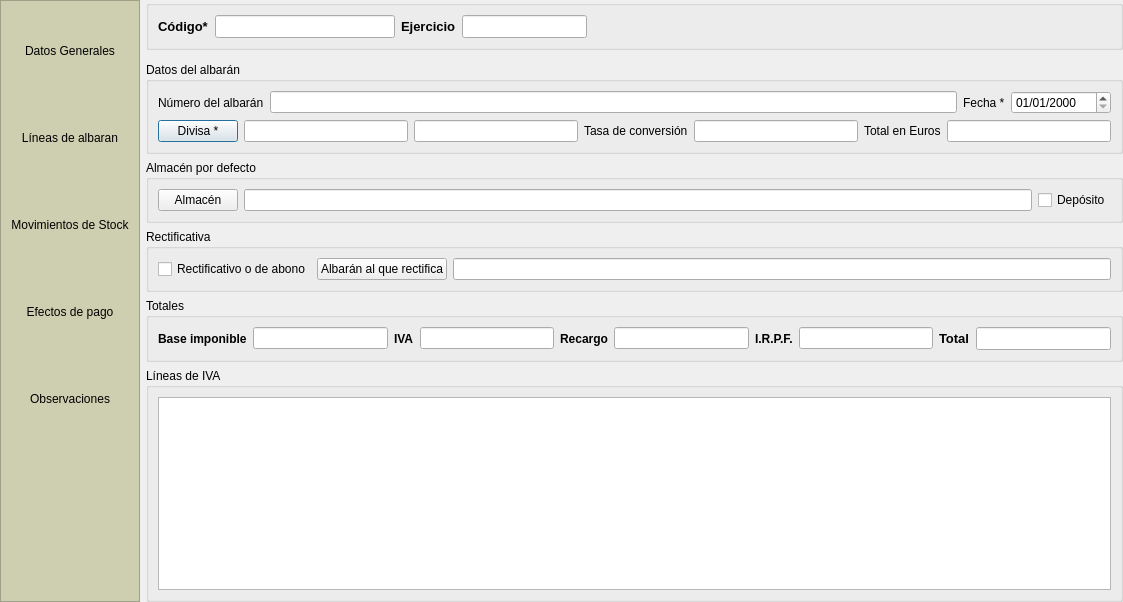
<?xml version="1.0" encoding="UTF-8"?>
<ui version="4.0">
 <class>frmalbaranesprov</class>
 <widget class="QDialog" name="frmalbaranesprov">
  <property name="geometry">
   <rect>
    <x>0</x>
    <y>0</y>
    <width>1123</width>
    <height>602</height>
   </rect>
  </property>
  <property name="windowTitle">
   <string>Albaranes recibidos</string>
  </property>
  <property name="windowIcon">
   <iconset>
    <normaloff>:/aplicacion/images/alephLogoIcon.ico</normaloff>:/aplicacion/images/alephLogoIcon.ico</iconset>
  </property>
  <property name="tableName" stdset="0">
   <string>albaranesprov</string>
  </property>
  <layout class="QGridLayout" name="gridLayout_4">
   <property name="margin">
    <number>0</number>
   </property>
   <item row="0" column="0" rowspan="2">
    <widget class="QFrame" name="frameButtons">
     <property name="sizePolicy">
      <sizepolicy hsizetype="Preferred" vsizetype="Expanding">
       <horstretch>0</horstretch>
       <verstretch>0</verstretch>
      </sizepolicy>
     </property>
     <property name="minimumSize">
      <size>
       <width>140</width>
       <height>450</height>
      </size>
     </property>
     <property name="maximumSize">
      <size>
       <width>135</width>
       <height>16777215</height>
      </size>
     </property>
     <property name="styleSheet">
      <string notr="true">background: #CECFB0</string>
     </property>
     <property name="frameShape">
      <enum>QFrame::StyledPanel</enum>
     </property>
     <property name="frameShadow">
      <enum>QFrame::Raised</enum>
     </property>
     <layout class="QVBoxLayout" name="verticalLayout">
      <item>
       <widget class="QToolButton" name="tbDatos">
        <property name="sizePolicy">
         <sizepolicy hsizetype="Preferred" vsizetype="Fixed">
          <horstretch>0</horstretch>
          <verstretch>0</verstretch>
         </sizepolicy>
        </property>
        <property name="minimumSize">
         <size>
          <width>120</width>
          <height>81</height>
         </size>
        </property>
        <property name="maximumSize">
         <size>
          <width>111</width>
          <height>81</height>
         </size>
        </property>
        <property name="focusPolicy">
         <enum>Qt::NoFocus</enum>
        </property>
        <property name="toolTip">
         <string>Presenta la información general de este albaran.</string>
        </property>
        <property name="statusTip">
         <string>Presenta la información general de este albaran.</string>
        </property>
        <property name="whatsThis">
         <string>Presenta la información general de este albaran.</string>
        </property>
        <property name="text">
         <string>Datos Generales</string>
        </property>
        <property name="icon">
         <iconset resource="../var/home/david/src/alepherp/trunk/src/modules/es.alephsistemas.gestion.common/modules.qrc">
          <normaloff>:/images/commons/documentos.png</normaloff>:/images/commons/documentos.png</iconset>
        </property>
        <property name="iconSize">
         <size>
          <width>48</width>
          <height>48</height>
         </size>
        </property>
        <property name="checkable">
         <bool>true</bool>
        </property>
        <property name="autoExclusive">
         <bool>true</bool>
        </property>
        <property name="toolButtonStyle">
         <enum>Qt::ToolButtonTextUnderIcon</enum>
        </property>
        <property name="autoRaise">
         <bool>true</bool>
        </property>
       </widget>
      </item>
      <item>
       <widget class="QToolButton" name="tbLineas">
        <property name="sizePolicy">
         <sizepolicy hsizetype="Preferred" vsizetype="Fixed">
          <horstretch>0</horstretch>
          <verstretch>0</verstretch>
         </sizepolicy>
        </property>
        <property name="minimumSize">
         <size>
          <width>120</width>
          <height>81</height>
         </size>
        </property>
        <property name="maximumSize">
         <size>
          <width>111</width>
          <height>81</height>
         </size>
        </property>
        <property name="focusPolicy">
         <enum>Qt::NoFocus</enum>
        </property>
        <property name="toolTip">
         <string>Permite editar las líneas de detalles del albaran.</string>
        </property>
        <property name="statusTip">
         <string>Permite editar las líneas de detalles del albaran.</string>
        </property>
        <property name="whatsThis">
         <string>Permite editar las líneas de detalles del albaran.</string>
        </property>
        <property name="text">
         <string>Líneas de albaran</string>
        </property>
        <property name="icon">
         <iconset resource="../var/home/david/src/alepherp/trunk/src/modules/es.alephsistemas.gestion.common/modules.qrc">
          <normaloff>:/images/commons/articulos.png</normaloff>:/images/commons/articulos.png</iconset>
        </property>
        <property name="iconSize">
         <size>
          <width>48</width>
          <height>48</height>
         </size>
        </property>
        <property name="checkable">
         <bool>true</bool>
        </property>
        <property name="autoExclusive">
         <bool>true</bool>
        </property>
        <property name="toolButtonStyle">
         <enum>Qt::ToolButtonTextUnderIcon</enum>
        </property>
        <property name="autoRaise">
         <bool>true</bool>
        </property>
       </widget>
      </item>
      <item>
       <widget class="QToolButton" name="tbStocks">
        <property name="minimumSize">
         <size>
          <width>120</width>
          <height>81</height>
         </size>
        </property>
        <property name="maximumSize">
         <size>
          <width>111</width>
          <height>81</height>
         </size>
        </property>
        <property name="text">
         <string>Movimientos de Stock</string>
        </property>
        <property name="icon">
         <iconset resource="../var/home/david/src/alepherp/trunk/src/modules/es.alephsistemas.gestion.common/modules.qrc">
          <normaloff>:/images/commons/stocks.png</normaloff>:/images/commons/stocks.png</iconset>
        </property>
        <property name="iconSize">
         <size>
          <width>48</width>
          <height>48</height>
         </size>
        </property>
        <property name="checkable">
         <bool>true</bool>
        </property>
        <property name="checked">
         <bool>false</bool>
        </property>
        <property name="autoExclusive">
         <bool>true</bool>
        </property>
        <property name="toolButtonStyle">
         <enum>Qt::ToolButtonTextUnderIcon</enum>
        </property>
        <property name="autoRaise">
         <bool>true</bool>
        </property>
       </widget>
      </item>
      <item>
       <widget class="QToolButton" name="tbEfectos">
        <property name="sizePolicy">
         <sizepolicy hsizetype="Preferred" vsizetype="Fixed">
          <horstretch>0</horstretch>
          <verstretch>0</verstretch>
         </sizepolicy>
        </property>
        <property name="minimumSize">
         <size>
          <width>0</width>
          <height>81</height>
         </size>
        </property>
        <property name="maximumSize">
         <size>
          <width>16777215</width>
          <height>81</height>
         </size>
        </property>
        <property name="focusPolicy">
         <enum>Qt::NoFocus</enum>
        </property>
        <property name="text">
         <string>Efectos de pago</string>
        </property>
        <property name="icon">
         <iconset resource="../var/home/david/src/alepherp/trunk/src/modules/es.alephsistemas.gestion.common/modules.qrc">
          <normaloff>:/images/commons/tesoreria.png</normaloff>:/images/commons/tesoreria.png</iconset>
        </property>
        <property name="iconSize">
         <size>
          <width>48</width>
          <height>48</height>
         </size>
        </property>
        <property name="checkable">
         <bool>true</bool>
        </property>
        <property name="autoExclusive">
         <bool>true</bool>
        </property>
        <property name="toolButtonStyle">
         <enum>Qt::ToolButtonTextUnderIcon</enum>
        </property>
        <property name="autoRaise">
         <bool>true</bool>
        </property>
       </widget>
      </item>
      <item>
       <widget class="QToolButton" name="tbObservaciones">
        <property name="sizePolicy">
         <sizepolicy hsizetype="Preferred" vsizetype="Fixed">
          <horstretch>0</horstretch>
          <verstretch>0</verstretch>
         </sizepolicy>
        </property>
        <property name="minimumSize">
         <size>
          <width>120</width>
          <height>81</height>
         </size>
        </property>
        <property name="maximumSize">
         <size>
          <width>111</width>
          <height>81</height>
         </size>
        </property>
        <property name="focusPolicy">
         <enum>Qt::NoFocus</enum>
        </property>
        <property name="toolTip">
         <string>Campo libre de observaciones.</string>
        </property>
        <property name="statusTip">
         <string>Campo libre de observaciones.</string>
        </property>
        <property name="whatsThis">
         <string>Campo libre de observaciones.</string>
        </property>
        <property name="text">
         <string>Observaciones</string>
        </property>
        <property name="icon">
         <iconset resource="../var/home/david/src/alepherp/trunk/src/modules/es.alephsistemas.gestion.common/modules.qrc">
          <normaloff>:/images/commons/estadisticas.png</normaloff>:/images/commons/estadisticas.png</iconset>
        </property>
        <property name="iconSize">
         <size>
          <width>48</width>
          <height>48</height>
         </size>
        </property>
        <property name="checkable">
         <bool>true</bool>
        </property>
        <property name="autoExclusive">
         <bool>true</bool>
        </property>
        <property name="toolButtonStyle">
         <enum>Qt::ToolButtonTextUnderIcon</enum>
        </property>
        <property name="autoRaise">
         <bool>true</bool>
        </property>
       </widget>
      </item>
      <item>
       <spacer name="verticalSpacer">
        <property name="orientation">
         <enum>Qt::Vertical</enum>
        </property>
        <property name="sizeHint" stdset="0">
         <size>
          <width>20</width>
          <height>20</height>
         </size>
        </property>
       </spacer>
      </item>
     </layout>
    </widget>
   </item>
   <item row="0" column="1">
    <widget class="QGroupBox" name="groupBox_14">
     <property name="title">
      <string/>
     </property>
     <layout class="QHBoxLayout" name="horizontalLayout">
      <item>
       <widget class="QLabel" name="label_2">
        <property name="sizePolicy">
         <sizepolicy hsizetype="Maximum" vsizetype="Preferred">
          <horstretch>0</horstretch>
          <verstretch>0</verstretch>
         </sizepolicy>
        </property>
        <property name="font">
         <font>
          <pointsize>10</pointsize>
          <weight>75</weight>
          <bold>true</bold>
         </font>
        </property>
        <property name="text">
         <string>Código*</string>
        </property>
        <property name="buddy">
         <cstring>db_codalbaran</cstring>
        </property>
       </widget>
      </item>
      <item>
       <widget class="DBLineEdit" name="db_codalbaran">
        <property name="sizePolicy">
         <sizepolicy hsizetype="Preferred" vsizetype="Fixed">
          <horstretch>0</horstretch>
          <verstretch>0</verstretch>
         </sizepolicy>
        </property>
        <property name="minimumSize">
         <size>
          <width>180</width>
          <height>0</height>
         </size>
        </property>
        <property name="maximumSize">
         <size>
          <width>200</width>
          <height>16777215</height>
         </size>
        </property>
        <property name="font">
         <font>
          <pointsize>10</pointsize>
         </font>
        </property>
        <property name="toolTip">
         <string>Código unico del albaran. El sistema propone un número, aunque usted puede cambiarlo. El número debe ser único.</string>
        </property>
        <property name="statusTip">
         <string>Código unico del albaran. El sistema propone un número, aunque usted puede cambiarlo. El número debe ser único.</string>
        </property>
        <property name="whatsThis">
         <string>Código unico del albaran. El sistema propone un número, aunque usted puede cambiarlo. El número debe ser único.</string>
        </property>
        <property name="readOnly">
         <bool>true</bool>
        </property>
        <property name="fieldName">
         <string>codalbaran</string>
        </property>
        <property name="dataEditable">
         <bool>true</bool>
        </property>
        <property name="showRecalculateCounterButton">
         <bool>true</bool>
        </property>
       </widget>
      </item>
      <item>
       <widget class="QLabel" name="label_3">
        <property name="sizePolicy">
         <sizepolicy hsizetype="Maximum" vsizetype="Preferred">
          <horstretch>0</horstretch>
          <verstretch>0</verstretch>
         </sizepolicy>
        </property>
        <property name="font">
         <font>
          <pointsize>10</pointsize>
          <weight>75</weight>
          <bold>true</bold>
         </font>
        </property>
        <property name="text">
         <string>Ejercicio</string>
        </property>
        <property name="buddy">
         <cstring>db_ejercicios_descripcion</cstring>
        </property>
       </widget>
      </item>
      <item>
       <widget class="DBLineEdit" name="db_ejercicios_descripcion">
        <property name="sizePolicy">
         <sizepolicy hsizetype="Preferred" vsizetype="Fixed">
          <horstretch>0</horstretch>
          <verstretch>0</verstretch>
         </sizepolicy>
        </property>
        <property name="maximumSize">
         <size>
          <width>150</width>
          <height>16777215</height>
         </size>
        </property>
        <property name="font">
         <font>
          <pointsize>10</pointsize>
         </font>
        </property>
        <property name="toolTip">
         <string>Código unico del tercero. El sistema propone un número, aunque usted puede cambiarlo. El número debe ser único.</string>
        </property>
        <property name="statusTip">
         <string>Código unico del tercero. El sistema propone un número, aunque usted puede cambiarlo. El número debe ser único.</string>
        </property>
        <property name="whatsThis">
         <string>Código unico del tercero. El sistema propone un número, aunque usted puede cambiarlo. El número debe ser único.</string>
        </property>
        <property name="readOnly">
         <bool>true</bool>
        </property>
        <property name="fieldName">
         <string>ejercicios.nombre</string>
        </property>
        <property name="dataEditable">
         <bool>false</bool>
        </property>
       </widget>
      </item>
      <item>
       <spacer name="horizontalSpacer_2">
        <property name="orientation">
         <enum>Qt::Horizontal</enum>
        </property>
        <property name="sizeHint" stdset="0">
         <size>
          <width>0</width>
          <height>0</height>
         </size>
        </property>
       </spacer>
      </item>
     </layout>
    </widget>
   </item>
   <item row="1" column="1">
    <widget class="QStackedWidget" name="swFichas">
     <property name="currentIndex">
      <number>0</number>
     </property>
     <widget class="QWidget" name="pageDatos">
      <layout class="QVBoxLayout" name="verticalLayout_3">
       <property name="margin">
        <number>0</number>
       </property>
       <item>
        <widget class="AERPScriptWidget" name="aswdatosgeneralestercero">
         <property name="focusPolicy">
          <enum>Qt::TabFocus</enum>
         </property>
         <property name="name">
          <string>datosgeneralestercero</string>
         </property>
            <property name="dataEditable">
             <bool>true</bool>
            </property>         
        </widget>
       </item>
       <item>
        <widget class="QGroupBox" name="groupBox_10">
         <property name="title">
          <string>Datos del albarán</string>
         </property>
         <layout class="QVBoxLayout" name="verticalLayout_11">
          <item>
           <layout class="QHBoxLayout" name="horizontalLayout_8">
            <item>
             <widget class="QLabel" name="label">
              <property name="text">
               <string>Número del albarán</string>
              </property>
              <property name="buddy">
               <cstring>db_numproveedor</cstring>
              </property>
             </widget>
            </item>
            <item>
             <widget class="DBLineEdit" name="db_numproveedor">
              <property name="fieldName">
               <string>numproveedor</string>
              </property>
              <property name="dataEditable">
               <bool>true</bool>
              </property>
             </widget>
            </item>
            <item>
             <widget class="QLabel" name="label_5">
              <property name="text">
               <string>Fecha *</string>
              </property>
              <property name="buddy">
               <cstring>db_fecha</cstring>
              </property>
             </widget>
            </item>
            <item>
             <widget class="DBDateTimeEdit" name="db_fecha">
              <property name="sizePolicy">
               <sizepolicy hsizetype="Preferred" vsizetype="Fixed">
                <horstretch>0</horstretch>
                <verstretch>0</verstretch>
               </sizepolicy>
              </property>
              <property name="minimumSize">
               <size>
                <width>100</width>
                <height>0</height>
               </size>
              </property>
              <property name="displayFormat">
               <string>dd/MM/yyyy</string>
              </property>
              <property name="fieldName">
               <string>fecha</string>
              </property>
              <property name="dataEditable">
               <bool>true</bool>
              </property>
             </widget>
            </item>
           </layout>
          </item>
          <item>
           <layout class="QHBoxLayout" name="horizontalLayout_6">
            <item>
             <widget class="DBChooseRecordButton" name="db_coddivisa">
              <property name="text">
               <string>Divisa *</string>
              </property>
              <property name="fieldName">
               <string>coddivisa</string>
              </property>
              <property name="dataEditable">
               <bool>true</bool>
              </property>
              <property name="replaceFields">
               <stringlist>
                <string>tasaconv;tasaconv</string>
               </stringlist>
              </property>
             </widget>
            </item>
            <item>
             <widget class="DBLineEdit" name="db_coddivisa_text">
              <property name="fieldName">
               <string>coddivisa</string>
              </property>
              <property name="dataEditable">
               <bool>true</bool>
              </property>
              <property name="autoCompletePopupSize">
               <size>
                <width>300</width>
                <height>200</height>
               </size>
              </property>
             </widget>
            </item>
            <item>
             <widget class="DBLineEdit" name="db_nombre_divisa">
              <property name="fieldName">
               <string>divisas.descripcion</string>
              </property>
             </widget>
            </item>
            <item>
             <widget class="QLabel" name="label_7">
              <property name="text">
               <string>Tasa de conversión</string>
              </property>
              <property name="buddy">
               <cstring>db_tasaconv</cstring>
              </property>
             </widget>
            </item>
            <item>
             <widget class="DBNumberEdit" name="db_tasaconv">
              <property name="fieldName">
               <string>tasaconv</string>
              </property>
              <property name="dataEditable">
               <bool>true</bool>
              </property>
             </widget>
            </item>
            <item>
             <widget class="QLabel" name="label_8">
              <property name="text">
               <string>Total en Euros</string>
              </property>
              <property name="buddy">
               <cstring>db_totaldivisaempresa</cstring>
              </property>
             </widget>
            </item>
            <item>
             <widget class="DBNumberEdit" name="db_totaldivisaempresa">
              <property name="fieldName">
               <string>totaldivisaempresa</string>
              </property>
             </widget>
            </item>
           </layout>
          </item>
         </layout>
        </widget>
       </item>
       <item>
        <widget class="QGroupBox" name="groupBox">
         <property name="title">
          <string>Almacén por defecto</string>
         </property>
         <layout class="QHBoxLayout" name="horizontalLayout_3">
          <item>
           <widget class="DBChooseRecordButton" name="db_idalmacen">
            <property name="text">
             <string>Almacén</string>
            </property>
            <property name="fieldName">
             <string>idalmacen</string>
            </property>
            <property name="dataEditable">
             <bool>true</bool>
            </property>
            <property name="replaceFields">
             <stringlist/>
            </property>
           </widget>
          </item>
          <item>
           <widget class="DBLineEdit" name="db_nombrealmacen">
            <property name="fieldName">
             <string>almacenes.father.nombre</string>
            </property>
            <property name="dataEditable">
             <bool>true</bool>
            </property>
            <property name="autoCompletePopupSize">
             <size>
              <width>-1</width>
              <height>-1</height>
             </size>
            </property>
           </widget>
          </item>
          <item>
           <widget class="DBCheckBox" name="db_deposito">
            <property name="text">
             <string>Depósito</string>
            </property>
            <property name="fieldName">
             <string>deposito</string>
            </property>
            <property name="dataEditable">
             <bool>true</bool>
            </property>
           </widget>
          </item>
         </layout>
        </widget>
       </item>
       <item>
        <widget class="QGroupBox" name="groupBox_11">
         <property name="title">
          <string>Rectificativa</string>
         </property>
         <layout class="QHBoxLayout" name="horizontalLayout_4">
          <item>
           <widget class="DBCheckBox" name="db_deabono">
            <property name="text">
             <string>Rectificativo o de abono</string>
            </property>
            <property name="fieldName">
             <string>deabono</string>
            </property>
            <property name="dataEditable">
             <bool>true</bool>
            </property>
           </widget>
          </item>
          <item>
           <widget class="DBChooseRecordButton" name="db_idalbaranrect">
            <property name="text">
             <string>Albarán al que rectifica</string>
            </property>
            <property name="fieldName">
             <string>idalbaranrect</string>
            </property>
            <property name="dataEditable">
             <bool>true</bool>
            </property>
           </widget>
          </item>
          <item>
           <widget class="DBLineEdit" name="db_codrect"/>
          </item>
         </layout>
        </widget>
       </item>
       <item>
        <widget class="QGroupBox" name="groupBox_6">
         <property name="title">
          <string>Totales</string>
         </property>
         <layout class="QHBoxLayout" name="horizontalLayout_2">
          <item>
           <widget class="QLabel" name="label_11">
            <property name="font">
             <font>
              <weight>75</weight>
              <bold>true</bold>
             </font>
            </property>
            <property name="text">
             <string>Base imponible</string>
            </property>
            <property name="buddy">
             <cstring>db_neto</cstring>
            </property>
           </widget>
          </item>
          <item>
           <widget class="DBNumberEdit" name="db_neto">
            <property name="fieldName">
             <string>neto</string>
            </property>
           </widget>
          </item>
          <item>
           <widget class="QLabel" name="label_13">
            <property name="font">
             <font>
              <weight>75</weight>
              <bold>true</bold>
             </font>
            </property>
            <property name="text">
             <string>IVA</string>
            </property>
            <property name="buddy">
             <cstring>db_totaliva</cstring>
            </property>
           </widget>
          </item>
          <item>
           <widget class="DBNumberEdit" name="db_totaliva">
            <property name="fieldName">
             <string>totaliva</string>
            </property>
           </widget>
          </item>
          <item>
           <widget class="QLabel" name="label_14">
            <property name="font">
             <font>
              <weight>75</weight>
              <bold>true</bold>
             </font>
            </property>
            <property name="text">
             <string>Recargo</string>
            </property>
            <property name="buddy">
             <cstring>db_totalrecargo</cstring>
            </property>
           </widget>
          </item>
          <item>
           <widget class="DBNumberEdit" name="db_totalrecargo">
            <property name="fieldName">
             <string>totalrecargo</string>
            </property>
           </widget>
          </item>
          <item>
           <widget class="QLabel" name="label_12">
            <property name="font">
             <font>
              <weight>75</weight>
              <bold>true</bold>
             </font>
            </property>
            <property name="text">
             <string>I.R.P.F.</string>
            </property>
            <property name="buddy">
             <cstring>db_totalirpf</cstring>
            </property>
           </widget>
          </item>
          <item>
           <widget class="DBNumberEdit" name="db_totalirpf">
            <property name="fieldName">
             <string>totalirpf</string>
            </property>
           </widget>
          </item>
          <item>
           <widget class="QLabel" name="label_15">
            <property name="font">
             <font>
              <pointsize>10</pointsize>
              <weight>75</weight>
              <bold>true</bold>
             </font>
            </property>
            <property name="text">
             <string>Total</string>
            </property>
            <property name="buddy">
             <cstring>db_total</cstring>
            </property>
           </widget>
          </item>
          <item>
           <widget class="DBNumberEdit" name="db_total">
            <property name="font">
             <font>
              <pointsize>10</pointsize>
              <weight>75</weight>
              <bold>true</bold>
             </font>
            </property>
            <property name="fieldName">
             <string>total</string>
            </property>
           </widget>
          </item>
         </layout>
        </widget>
       </item>
       <item>
        <widget class="QGroupBox" name="groupBox_7">
         <property name="title">
          <string>Líneas de IVA</string>
         </property>
         <layout class="QVBoxLayout" name="verticalLayout_2">
          <item>
           <widget class="DBTableView" name="frmalbaranesprov-lineasivaalbaranesprov">
            <property name="internalData">
             <bool>true</bool>
            </property>
            <property name="relationName">
             <string>lineasivaalbaranesprov</string>
            </property>
           </widget>
          </item>
         </layout>
        </widget>
       </item>
      </layout>
     </widget>
     <widget class="QWidget" name="pageLineas">
      <layout class="QVBoxLayout" name="verticalLayout_5">
       <property name="margin">
        <number>0</number>
       </property>
       <item>
        <widget class="QGroupBox" name="groupBox_5">
         <property name="title">
          <string>Artículos</string>
         </property>
         <layout class="QGridLayout" name="_2">
          <item row="0" column="0">
           <widget class="DBDetailView" name="db_lineasarticulosalbaranesprov">
            <property name="focusPolicy">
             <enum>Qt::StrongFocus</enum>
            </property>
            <property name="relationName">
             <string>lineasarticulosalbaranesprov</string>
            </property>
            <property name="dataEditable">
             <bool>true</bool>
            </property>
           </widget>
          </item>
         </layout>
        </widget>
       </item>
       <item>
        <widget class="QGroupBox" name="groupBox_9">
         <property name="title">
          <string>Servicios</string>
         </property>
         <layout class="QGridLayout" name="_3">
          <item row="0" column="0">
           <widget class="DBDetailView" name="db_lineasserviciosalbaranesprov">
            <property name="focusPolicy">
             <enum>Qt::StrongFocus</enum>
            </property>
            <property name="relationName">
             <string>lineasserviciosalbaranesprov</string>
            </property>
            <property name="dataEditable">
             <bool>true</bool>
            </property>
           </widget>
          </item>
         </layout>
        </widget>
       </item>
      </layout>
     </widget>
     <widget class="QWidget" name="pageStocks">
      <layout class="QVBoxLayout" name="verticalLayout_6">
       <property name="margin">
        <number>0</number>
       </property>
       <item>
        <widget class="QGroupBox" name="groupBox_2">
         <property name="title">
          <string>Movimientos de Stocks</string>
         </property>
         <layout class="QVBoxLayout" name="verticalLayout_7">
          <item>
           <widget class="QPushButton" name="pbGenerarStock">
            <property name="text">
             <string>Generar Movimientos de Stock</string>
            </property>
           </widget>
          </item>
          <item>
           <widget class="DBRelatedElementsView" name="dbRelatedElementsView">
            <property name="allowedMetadatas">
             <string>stocksmovimientos</string>
            </property>
            <property name="visibleButtons">
             <set>DBRelatedElementsView::View</set>
            </property>
           </widget>
          </item>
         </layout>
        </widget>
       </item>
      </layout>
     </widget>
     <widget class="QWidget" name="pageObservaciones">
      <layout class="QVBoxLayout" name="verticalLayout_4">
       <property name="margin">
        <number>0</number>
       </property>
       <item>
        <widget class="QGroupBox" name="groupBox_8">
         <property name="title">
          <string>Observaciones</string>
         </property>
         <layout class="QVBoxLayout" name="verticalLayout_9">
          <item>
           <widget class="DBRichTextEdit" name="db_observaciones">
            <property name="fieldName">
             <string>observaciones</string>
            </property>
            <property name="dataEditable">
             <bool>true</bool>
            </property>
           </widget>
          </item>
         </layout>
        </widget>
       </item>
      </layout>
     </widget>
     <widget class="QWidget" name="pageEfectos">
      <layout class="QVBoxLayout" name="verticalLayout_8">
       <property name="margin">
        <number>0</number>
       </property>
       <item>
        <widget class="QGroupBox" name="groupBox_4">
         <property name="title">
          <string>Efectos de pago</string>
         </property>
         <layout class="QGridLayout" name="gridLayout_3">
          <item row="0" column="1">
           <spacer name="horizontalSpacer_3">
            <property name="orientation">
             <enum>Qt::Horizontal</enum>
            </property>
            <property name="sizeHint" stdset="0">
             <size>
              <width>498</width>
              <height>20</height>
             </size>
            </property>
           </spacer>
          </item>
          <item row="0" column="2">
           <widget class="QPushButton" name="pbMarcarPagada">
            <property name="toolTip">
             <string>Marca esta factura como pagada, creando los efectos de pago correspondientes.</string>
            </property>
            <property name="statusTip">
             <string>Marca esta factura como pagada, creando los efectos de pago correspondientes.</string>
            </property>
            <property name="whatsThis">
             <string>Marca esta factura como pagada, creando los efectos de pago correspondientes.</string>
            </property>
            <property name="text">
             <string>Marcar como pagada</string>
            </property>
            <property name="icon">
             <iconset>
              <normaloff>:/aplicacion/images/ok.png</normaloff>:/aplicacion/images/ok.png</iconset>
            </property>
           </widget>
          </item>
          <item row="1" column="0" colspan="3">
           <widget class="DBRelatedElementsView" name="db_efectospago">
            <property name="allowedMetadatas">
             <string>efectospago</string>
            </property>
            <property name="categories">
             <string>Pagos,Albaranes</string>
            </property>
            <property name="dataEditable">
             <bool>true</bool>
            </property>
            <property name="visibleButtons">
             <set>DBRelatedElementsView::Delete|DBRelatedElementsView::Insert|DBRelatedElementsView::InsertExisting|DBRelatedElementsView::RemoveExisting|DBRelatedElementsView::Update|DBRelatedElementsView::View</set>
            </property>
            <property name="visibleFields">
             <string>codigo;estado;fecha;fechav;importe;importepagado</string>
            </property>
            <property name="askForCategories">
             <bool>false</bool>
            </property>
           </widget>
          </item>
         </layout>
        </widget>
       </item>
      </layout>
     </widget>
    </widget>
   </item>
  </layout>
 </widget>
 <customwidgets>
  <customwidget>
   <class>AERPScriptWidget</class>
   <extends>QWidget</extends>
   <header>scripts/perpscriptwidget.h</header>
  </customwidget>
  <customwidget>
   <class>DBCheckBox</class>
   <extends>QCheckBox</extends>
   <header>widgets/dbcheckbox.h</header>
  </customwidget>
  <customwidget>
   <class>DBChooseRecordButton</class>
   <extends>QPushButton</extends>
   <header>widgets/dbchooserecordbutton.h</header>
  </customwidget>
  <customwidget>
   <class>DBDateTimeEdit</class>
   <extends>QDateTimeEdit</extends>
   <header>widgets/dbdatetimeedit.h</header>
  </customwidget>
  <customwidget>
   <class>DBDetailView</class>
   <extends>QWidget</extends>
   <header>widgets/dbdetailview.h</header>
  </customwidget>
  <customwidget>
   <class>DBLineEdit</class>
   <extends>QLineEdit</extends>
   <header>widgets/dblineedit.h</header>
  </customwidget>
  <customwidget>
   <class>DBNumberEdit</class>
   <extends>QLineEdit</extends>
   <header>widgets/dbnumberedit.h</header>
  </customwidget>
  <customwidget>
   <class>DBRelatedElementsView</class>
   <extends>QWidget</extends>
   <header>widgets/dbrelatedelementsview.h</header>
  </customwidget>
  <customwidget>
   <class>DBTableView</class>
   <extends>QTableView</extends>
   <header>widgets/dbtableview.h</header>
  </customwidget>
  <customwidget>
   <class>DBRichTextEdit</class>
   <extends>QTextEdit</extends>
   <header>widgets/dbrichtextedit.h</header>
  </customwidget>
 </customwidgets>
 <tabstops>
  <tabstop>db_codalbaran</tabstop>
  <tabstop>db_ejercicios_descripcion</tabstop>
  <tabstop>aswdatosgeneralestercero</tabstop>
  <tabstop>db_numproveedor</tabstop>
  <tabstop>db_fecha</tabstop>
  <tabstop>db_coddivisa</tabstop>
  <tabstop>db_coddivisa_text</tabstop>
  <tabstop>db_nombre_divisa</tabstop>
  <tabstop>db_tasaconv</tabstop>
  <tabstop>db_totaldivisaempresa</tabstop>
  <tabstop>db_idalmacen</tabstop>
  <tabstop>db_nombrealmacen</tabstop>
  <tabstop>db_deabono</tabstop>
  <tabstop>db_codrect</tabstop>
  <tabstop>db_neto</tabstop>
  <tabstop>db_totaliva</tabstop>
  <tabstop>db_totalrecargo</tabstop>
  <tabstop>db_totalirpf</tabstop>
  <tabstop>db_total</tabstop>
  <tabstop>frmalbaranesprov-lineasivaalbaranesprov</tabstop>
  <tabstop>db_lineasserviciosalbaranesprov</tabstop>
  <tabstop>pbGenerarStock</tabstop>
  <tabstop>pbMarcarPagada</tabstop>
  <tabstop>db_observaciones</tabstop>
  <tabstop>tbStocks</tabstop>
  <tabstop>db_lineasarticulosalbaranesprov</tabstop>
 </tabstops>
 <resources>
  <include location="../var/home/david/src/alepherp/trunk/src/resources/resources.qrc"/>
  <include location="../var/home/david/src/alepherp/trunk/src/modules/es.alephsistemas.gestion.common/modules.qrc"/>
 </resources>
 <connections/>
</ui>
